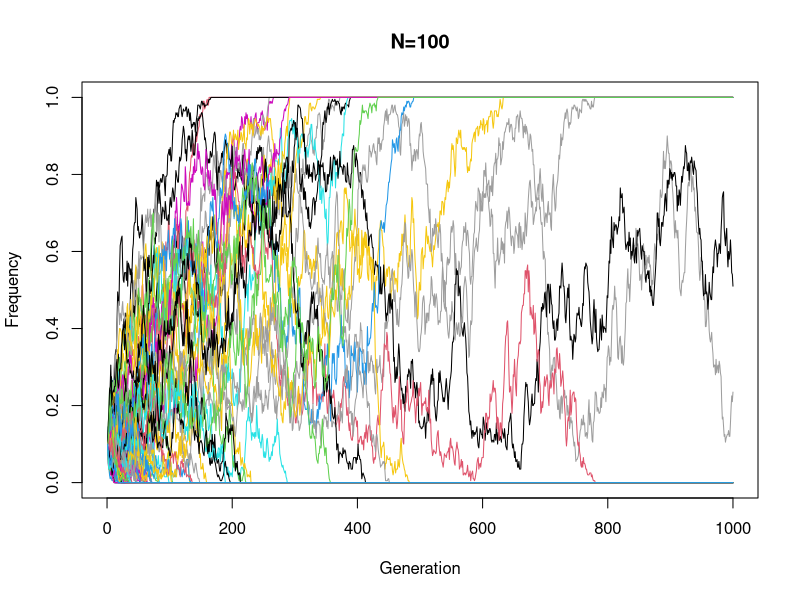

The R script that drew this image: (Note: a time limit stopped this script after it produced the figure.)
## ---- chunk 1
knitr::opts_chunk$set(echo = TRUE)
## ---- chunk 2
n<-100
N<-50
p<-0.1
sum(rbinom(n,2*N,p))/(2*N)/n
## ---- chunk 3
n<-1 ; N<-50 ; p<-0.1
T<-5
L<-3

driftFun<-function(T,L){
  freqs<-matrix(nrow = T, ncol = L)
  freqs[1,]<-rep(p,L)
  for(i in 2:T){
    for(j in 1:L){
      freqs[i,j]<-rbinom(1,2*N,freqs[i-1,j])/(2*N)
    }
  }
  return(freqs)
}

freqsNew<-driftFun(5,3) ; freqsNew
## ---- chunk 4
n<-1 ; N<-100 ; p<-0.1
T<-1000
L<-10000
freqs3<-driftFun(T,L)

#(a)
numDis<-sum(freqs3[T,] == 0) ; numDis
probDis<-numDis/(L) ; probDis
#(b)
numFix<-sum(freqs3[T,] == 1) ; numFix
probFix<-numFix/(L) ; probFix
#(c)
numNot<-(L)-numDis-numFix ; numNot
probNot<-numNot/(L) ; probNot
#(d)
plot(1, type="n", xlab="Generation", ylab="Frequency", main = "N=100", xlim=c(0, T), ylim=c(0, 1))
for (i in 1:100){
  lines(freqs3[,i],type = "l",col=i)
}
## ---- chunk 5
n<-1 ; N<-100 ; p<-0.6
T<-1000
L<-10000
freqs3b<-driftFun(T,L)
#(e)
numDis<-sum(freqs3b[T,] == 0) ; numDis
probDis<-numDis/(L) ; probDis
#(f)
numFix<-sum(freqs3b[T,] == 1) ; numFix
probFix<-numFix/(L) ; probFix
#(g)
numNot<-(L)-numDis-numFix ; numNot
probNot<-numNot/(L) ; probNot
## ---- chunk 6
n<-1 ; p<-0.1 ; T<-1000 ; L<-10000
N<-10 ; freqs10<-driftFun(T,L)
N<-500 ; freqs500<-driftFun(T,L)
N<-1000 ; freqs1000<-driftFun(T,L)
## ---- chunk 7
#(a)
par(mfrow=c(2,2))
plot(1, type="n", xlab="Generation", ylab="Frequency", main = "N=10", xlim=c(0, T), ylim=c(0, 1))
for (i in 1:100){
  lines(freqs10[,i],type = "l",col=i)
}
plot(1, type="n", xlab="Generation", ylab="Frequency", main = "N=500", xlim=c(0, T), ylim=c(0, 1))
for (i in 1:100){
  lines(freqs500[,i],type = "l",col=i)
}
plot(1, type="n", xlab="Generation", ylab="Frequency", main = "N=1000", xlim=c(0, T), ylim=c(0, 1))
for (i in 1:100){
  lines(freqs1000[,i],type = "l",col=i)
}
#(c)
numFix10<-sum(freqs10[T,] == 1) ; numFix10
probFix10<-numFix10/(L) ; probFix10
numFix500<-sum(freqs500[T,] == 1) ; numFix500
probFix500<-numFix500/(L) ; probFix500
numFix1000<-sum(freqs1000[T,] == 1) ; numFix1000
probFix1000<-numFix1000/(L) ; probFix1000
